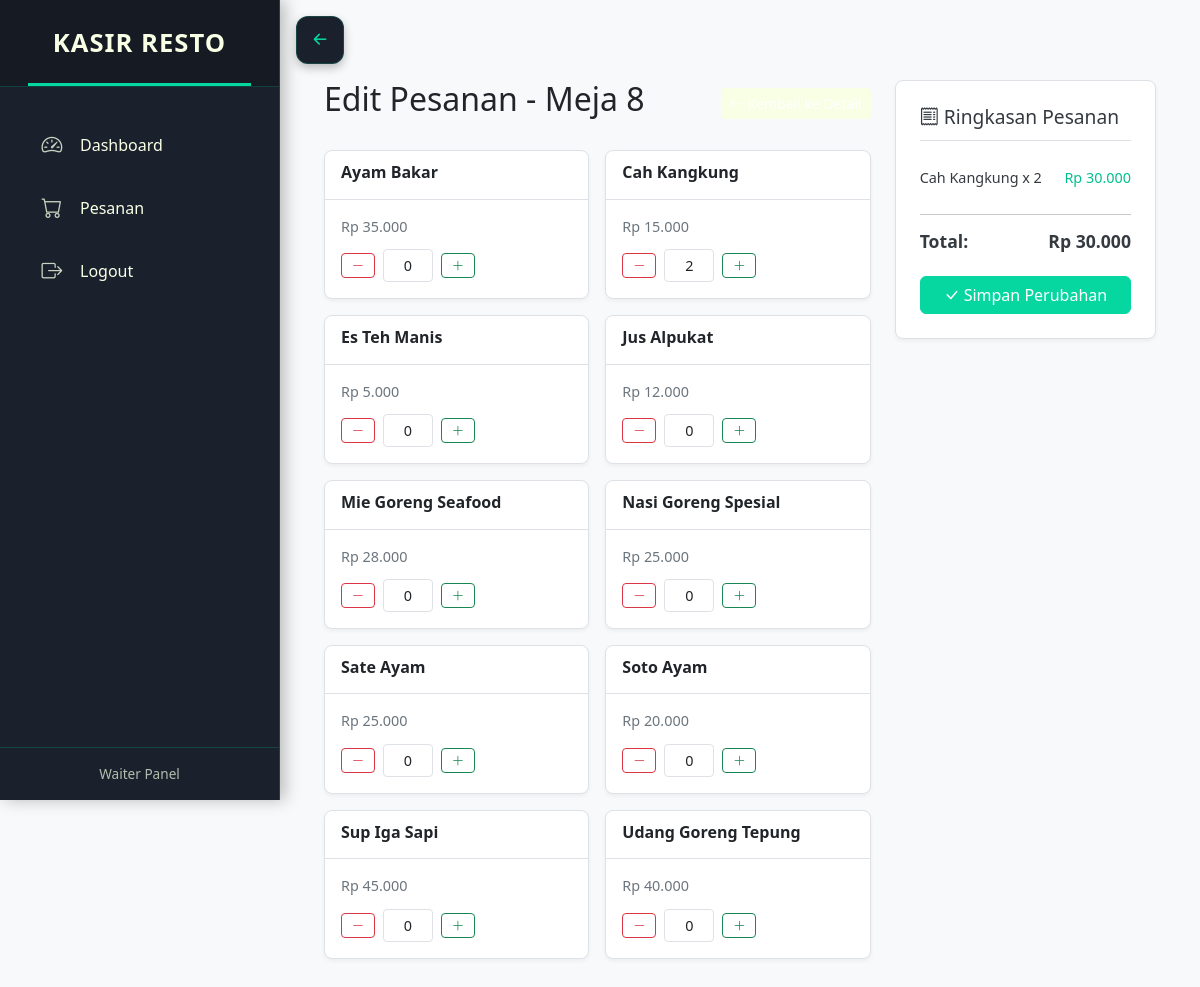
The page /pages/waiter/edit_order.php?id=1 (signed in) on the database its author committed.
### tables this page shows
CREATE TABLE pesanan (
    idpesanan BIGINT UNSIGNED PRIMARY KEY AUTO_INCREMENT,
    idmenu BIGINT UNSIGNED NOT NULL,
    kode_pesanan VARCHAR(25) NOT NULL,
    idpelanggan BIGINT UNSIGNED NOT NULL,
    jumlah INT NOT NULL,
    iduser BIGINT UNSIGNED NOT NULL,
    created_at TIMESTAMP DEFAULT CURRENT_TIMESTAMP,
    updated_at TIMESTAMP DEFAULT CURRENT_TIMESTAMP ON UPDATE CURRENT_TIMESTAMP,
    meja_id BIGINT UNSIGNED NOT NULL,
    FOREIGN KEY (idmenu) REFERENCES menu(idmenu) ON DELETE CASCADE ON UPDATE CASCADE,
    FOREIGN KEY (idpelanggan) REFERENCES pelanggan(idpelanggan) ON DELETE CASCADE ON UPDATE CASCADE,
    FOREIGN KEY (iduser) REFERENCES users(iduser) ON DELETE CASCADE ON UPDATE CASCADE,
    FOREIGN KEY (meja_id) REFERENCES meja(id) ON DELETE CASCADE ON UPDATE CASCADE
);

CREATE TABLE meja (
    id BIGINT UNSIGNED PRIMARY KEY AUTO_INCREMENT,
    Nomeja INT NOT NULL,
    status ENUM('kosong', 'terpakai') DEFAULT 'kosong',
    created_at TIMESTAMP DEFAULT CURRENT_TIMESTAMP,
    updated_at TIMESTAMP DEFAULT CURRENT_TIMESTAMP ON UPDATE CURRENT_TIMESTAMP
);

CREATE TABLE menu (
    idmenu BIGINT UNSIGNED PRIMARY KEY AUTO_INCREMENT,
    Namamenu VARCHAR(255) NOT NULL,
    Harga INT NOT NULL,
    created_at TIMESTAMP DEFAULT CURRENT_TIMESTAMP,
    updated_at TIMESTAMP DEFAULT CURRENT_TIMESTAMP ON UPDATE CURRENT_TIMESTAMP
);

### pages/waiter/edit_order.php (the view, shortened to what this page needs)
<?php
require_once '../../config/config.php';
$order_id = $_GET['id'];
$order_query = "SELECT p.idpesanan, p.kode_pesanan, p.meja_id, p.idpelanggan, m.Nomeja, p.created_at as order_date, pl.Namapelanggan
FROM pesanan p
JOIN meja m ON p.meja_id = m.id
LEFT JOIN pelanggan pl ON p.idpelanggan = pl.idpelanggan
WHERE p.idpesanan = ? LIMIT 1";
$stmt_order = $conn->prepare($order_query);
$stmt_order->bind_param("i", $order_id);
$stmt_order->execute();
$order_result = $stmt_order->get_result();
$order = $order_result->fetch_assoc();
$menu_query = "SELECT * FROM menu ORDER BY Namamenu";
$menu_result = $conn->query($menu_query);
$order_items = [];
$items_query = "SELECT p.idmenu, p.jumlah, m.Namamenu, m.Harga
FROM pesanan p
JOIN menu m ON p.idmenu = m.idmenu
WHERE p.kode_pesanan = ?";
$stmt_items = $conn->prepare($items_query);
$stmt_items->bind_param("s", $order['kode_pesanan']);
$stmt_items->execute();
$items_result = $stmt_items->get_result();
while ($item = $items_result->fetch_assoc()) {
    $order_items[$item['idmenu']] = $item;
}
?>
<!DOCTYPE html>
<html lang="id">
<head>
    <link href="../../assets/bootstrap/dist/css/bootstrap.min.css" rel="stylesheet">
    <link href="../../assets/bootstrap-icons/font/bootstrap-icons.css" rel="stylesheet">
</head>
<body>
    <?php include '../../components/sidebar.php'; ?>
    <main class="main-content">
        <div class="container-fluid">
            <div class="row">
                <div class="col-lg-8">
                    <div class="d-flex justify-content-between align-items-center mb-4">
                        <h2>Edit Pesanan - Meja <?php echo htmlspecialchars($order['Nomeja']); ?></h2>
                        <div>
                            <a href="view_order.php?id=<?php echo $order_id; ?>" class="btn btn-secondary btn-sm">
                                <i class="bi bi-arrow-left"></i> Kembali ke Detail
                            </a>
                        </div>
                    </div>
                    <form method="POST" id="editOrderForm" action="edit_order.php?id=<?php echo $order_id;  ?>">
                        <div class="menu-grid">
                            <?php if ($menu_result->num_rows > 0): ?>
                                <?php while ($menu = $menu_result->fetch_assoc()):
                                    $menu_id = $menu['idmenu'];
                                    $current_quantity = isset($order_items[$menu_id]) ? $order_items[$menu_id]['jumlah'] : 0;
                                ?>
                                    <div class="card menu-card">
                                        <div class="card-header">
                                            <h5 class="card-title"><?php echo htmlspecialchars($menu['Namamenu']); ?></h5>
                                        </div>
                                        <div class="card-body">
                                            <p class="card-text">Rp <?php echo number_format($menu['Harga'], 0, ',', '.'); ?></p>
                                            <div class="quantity-control">
                                                <button type="button" class="btn btn-outline-danger btn-quantity" onclick="updateQuantity(<?php echo $menu_id; ?>, -1)">
                                                    <i class="bi bi-dash-lg"></i>
                                                </button>
                                                <input type="number" name="menu_quantity[<?php echo $menu_id; ?>]"
                                                       value="<?php echo $current_quantity; ?>"
                                                       min="0" class="form-control form-control-sm quantity-input"
                                                       data-price="<?php echo $menu['Harga']; ?>"
                                                       data-name="<?php echo htmlspecialchars($menu['Namamenu']); ?>"
                                                       onchange="updateOrderSummary()"
                                                       aria-label="Jumlah <?php echo htmlspecialchars($menu['Namamenu']); ?>">
                                                <button type="button" class="btn btn-outline-success btn-quantity" onclick="updateQuantity(<?php echo $menu_id; ?>, 1)">
                                                    <i class="bi bi-plus-lg"></i>
                                                </button>
                                            </div>
                                        </div>
                                    </div>
                                <?php endwhile; ?>
                            <?php else: ?>
                                <p class="text-muted">Tidak ada menu yang tersedia.</p>
                            <?php endif; ?>
                        </div>
                        </form>
                </div>
                <div class="col-lg-4">
                    <div class="order-summary">
                        <h4><i class="bi bi-receipt"></i> Ringkasan Pesanan</h4>
                        <ul id="orderSummaryList">
                        </ul>
                        <hr>
                        <div class="d-flex justify-content-between align-items-center mb-3 total-section">
                            <h5>Total:</h5>
                            <h5 id="orderTotal">Rp 0</h5>
                        </div>
                        <button type="submit" form="editOrderForm" class="btn btn-primary w-100">
                            <i class="bi bi-check-lg"></i> Simpan Perubahan
                        </button>
                    </div>
                </div>
            </div>
        </div>
    </main>
</body>
</html>

### css/sidebar.css (style rules this page uses)
:root { --primary-color: #06D6A0; --secondary-color: #F8FFE5; --background-color: #1A202C; --text-color: var(--secondary-color); --text-muted-color: rgba(248, 255, 229, 0.7); --icon-color: rgba(248, 255, 229, 0.8); --border-color: rgba(6, 214, 160, 0.2); --hover-bg: rgba(6, 214, 160, 0.1); --active-bg: rgba(6, 214, 160, 0.2); --scrollbar-thumb: var(--primary-color); --tooltip-bg: rgba(0, 0, 0, 0.85); --tooltip-text: #ffffff; --shadow-color: rgba(0, 0, 0, 0.25); --sidebar-width: 280px; --sidebar-collapsed-width: 80px; --transition-speed: 0.3s; --transition-type: cubic-bezier(0.4, 0, 0.2, 1); --content-padding: 2rem; --content-padding-top: 5rem; --mobile-breakpoint: 768px; }

### pages/waiter/edit_order.php (style rules this page uses)
:root { --primary-color: #06D6A0; --primary-dark: #05BF8E; --secondary-color: #6c757d; --light-gray: #f8f9fa; --dark-gray: #343a40; --color-border: #dee2e6; --sidebar-width: 280px; --content-padding: 1.5rem; --content-padding-top: 60px; --transition-speed: 0.3s; --transition-type: ease; }
body { background-color: var(--light-gray); }
.main-content { padding: var(--content-padding); padding-top: var(--content-padding-top); margin-left: var(--sidebar-width); transition: margin-left var(--transition-speed) var(--transition-type); }
.menu-grid { display: grid; grid-template-columns: repeat(auto-fill, minmax(220px, 1fr)); gap: 1rem; margin-bottom: 2rem; }
.menu-card { background: white; border: 1px solid var(--color-border); border-radius: 0.5rem; box-shadow: 0 2px 4px rgba(0,0,0,0.05); transition: transform 0.2s ease, box-shadow 0.2s ease; display: flex; flex-direction: column; }
.menu-card .card-header { background: none; border-bottom: 1px solid var(--color-border); padding: 0.75rem 1rem; }
.menu-card .card-title { font-size: 1rem; font-weight: 600; margin-bottom: 0.25rem; }
.menu-card .card-body { padding: 1rem; flex-grow: 1; display: flex; flex-direction: column; justify-content: space-between; }
.menu-card .card-text { font-size: 0.9rem; color: #6c757d; margin-bottom: 0.75rem; }
.quantity-control { display: flex; align-items: center; gap: 0.5rem; margin-top: auto; }
.quantity-control input { width: 50px; text-align: center; border: 1px solid var(--color-border); border-radius: 0.25rem; padding: 0.3rem; font-size: 0.9rem; -moz-appearance: textfield; }
.btn-quantity { padding: 0.3rem 0.6rem; font-size: 0.8rem; border-radius: 0.25rem; line-height: 1; }
.order-summary { background: white; border: 1px solid var(--color-border); border-radius: 0.5rem; padding: 1.5rem; position: sticky; top: 1rem; box-shadow: 0 2px 4px rgba(0,0,0,0.05); }
.order-summary h4 { font-size: 1.2rem; margin-bottom: 1rem; color: var(--dark-gray); border-bottom: 1px solid var(--color-border); padding-bottom: 0.75rem; }
.btn-primary { background-color: var(--primary-color); border-color: var(--primary-color); color: white; font-weight: 500; }
.btn-secondary { background-color: var(--secondary-color); border-color: var(--secondary-color); color: white; }
#orderSummaryList { list-style: none; padding: 0; margin: 0 0 1rem 0; max-height: 300px; overflow-y: auto; }
.total-section h5 { font-size: 1.1rem; font-weight: 600; color: var(--dark-gray); }

### rows shown on the page
pesanan: meja.Nomeja "8"
menu: Namamenu "Ayam Bakar", Harga "35.000", idmenu+Harga+Namamenu "0"
menu: Namamenu "Cah Kangkung", Harga "15.000", idmenu+Harga+Namamenu "2"
menu: Namamenu "Es Teh Manis", Harga "5.000", idmenu+Harga+Namamenu "0"
menu: Namamenu "Jus Alpukat", Harga "12.000", idmenu+Harga+Namamenu "0"
menu: Namamenu "Mie Goreng Seafood", Harga "28.000", idmenu+Harga+Namamenu "0"
menu: Namamenu "Nasi Goreng Spesial", Harga "25.000", idmenu+Harga+Namamenu "0"
menu: Namamenu "Sate Ayam", Harga "25.000", idmenu+Harga+Namamenu "0"
menu: Namamenu "Soto Ayam", Harga "20.000", idmenu+Harga+Namamenu "0"
menu: Namamenu "Sup Iga Sapi", Harga "45.000", idmenu+Harga+Namamenu "0"
menu: Namamenu "Udang Goreng Tepung", Harga "40.000", idmenu+Harga+Namamenu "0"

### other values the page prints
$item['text'] "Dashboard"
$item['text'] "Pesanan"
$item['text'] "Logout"
$user_level "Waiter"
